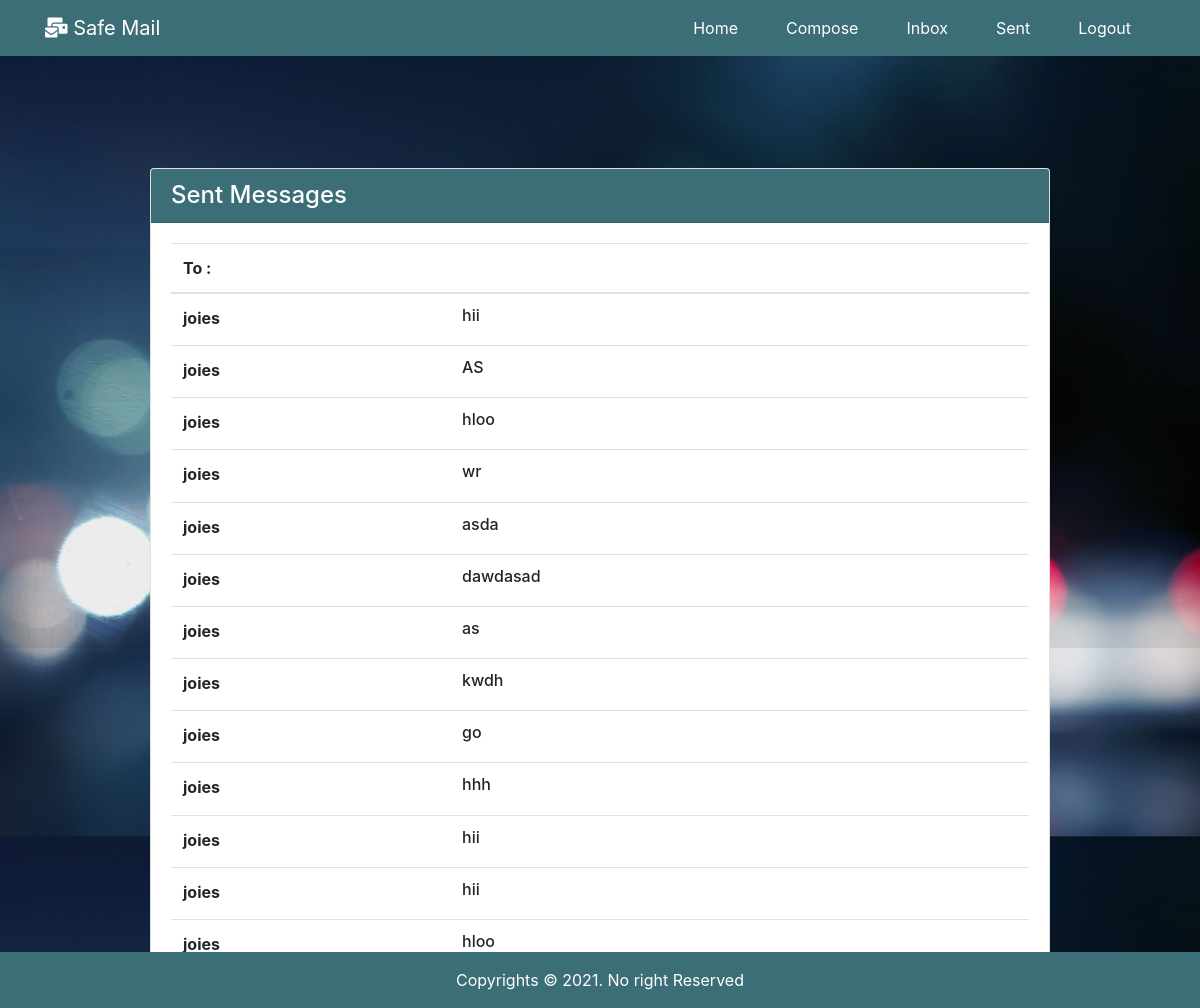
Screenshot of /sent/ (signed in) with the database file from the repository.
### mail/models.py (models this page shows)
class Mailbox(models.Model):
    to = models.CharField(max_length=50, verbose_name = "to")
    sender = models.CharField(max_length=50, verbose_name = "sender")
    sub = models.CharField( max_length=50, verbose_name = "subject" ,null=True)
    message = models.TextField(verbose_name="message")

### mail/views.py (the view)
# urls.py: path('sent/', views.sent, name='sent'),
def sent(request):
    obj = Mailbox.objects.filter(sender = request.user.username).order_by('-id')
    dic  = {
        "obj":obj
    }
    return render(request,'sent.html',dic)

### templates/sent.html (shortened to what this page needs)
{% extends 'base.html' %}
{% block content %}
  <div class="in">
  <div class="container-fluid">
            <div class="card">
                <h4 class="card-header bg-teal text-white">Sent Messages</h4>
                <div class="card-body">
                    <table class="table table-hover">
                        <thead>
                          <tr scope="row">
                            <th scope="col">To :</th>
                            <th scope="col"></th>
                            <th></th>
                          </tr>
                        </thead>
                        <tbody>
                          {% for x in obj %}
                          <tr>
                            <th scope="row">{{ x.to}}</th>
                            <td data-toggle="modal" data-target="#inbox-modal{{x.pk}}">
                                <h6 class="" >{{x.sub}}</h6>
                            </td>
                            <td>
                            </td>
                          </tr>
                          {% endfor %}
                        </tbody>
                      </table>
                </div>
            </div>
        </div>
      </div>
{% endblock %}

### static/css/style.css (style rules this page uses)
html { scroll-behavior: smooth; }
body { background-image: url(images/bg.jpg); background-size: cover; background-color: rgba(0, 0, 0, 0.5); font-family: 'Lato', sans-serif; height: 100vh; }
.bg-teal , .btn-teal { background-color: #3b6e77 !important; }
.card { margin-top: 8rem; }
.container-fluid { background-color: rgba(0, 0, 0, 0.07); height: 50vh; padding-right: 150px; padding-left: 150px; }

### rows the page displays
Mailbox: to "joies", sub "hii"
Mailbox: to "joies", sub "AS"
Mailbox: to "joies", sub "hloo"
Mailbox: to "joies", sub "wr"
Mailbox: to "joies", sub "asda"
Mailbox: to "joies", sub "dawdasad"
Mailbox: to "joies", sub "as"
Mailbox: to "joies", sub "kwdh"
Mailbox: to "joies", sub "go"
Mailbox: to "joies", sub "hhh"
Mailbox: to "joies", sub "hii"
Mailbox: to "joies", sub "hii"
Mailbox: to "joies", sub "hloo"
